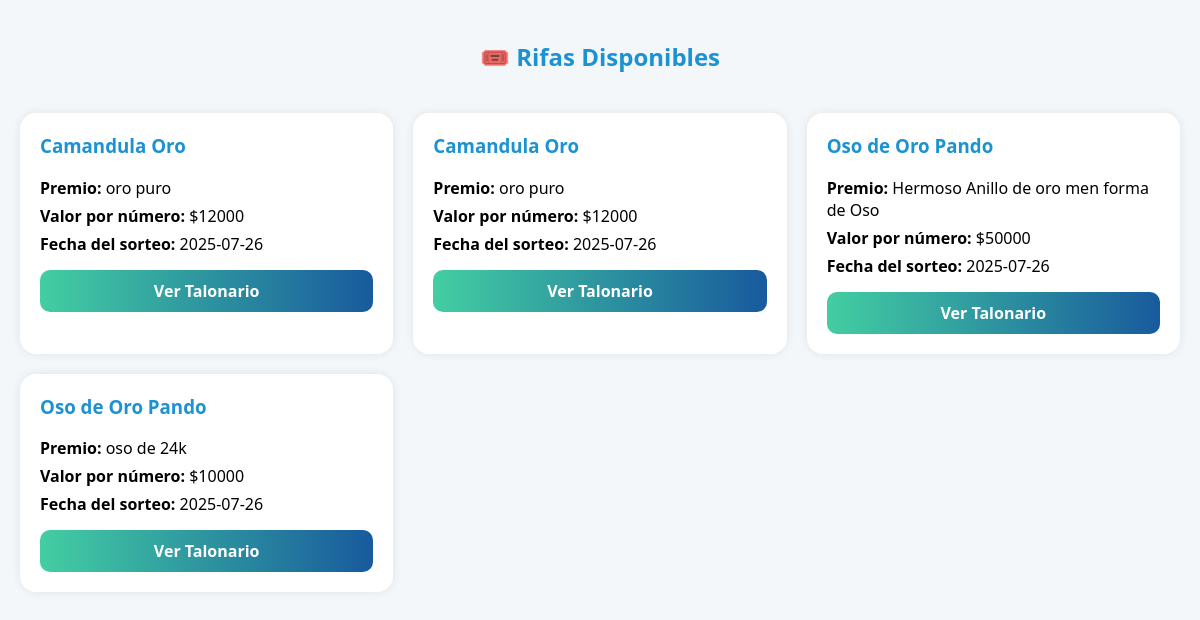
The page /cliente/rifas on the database as committed earlier.
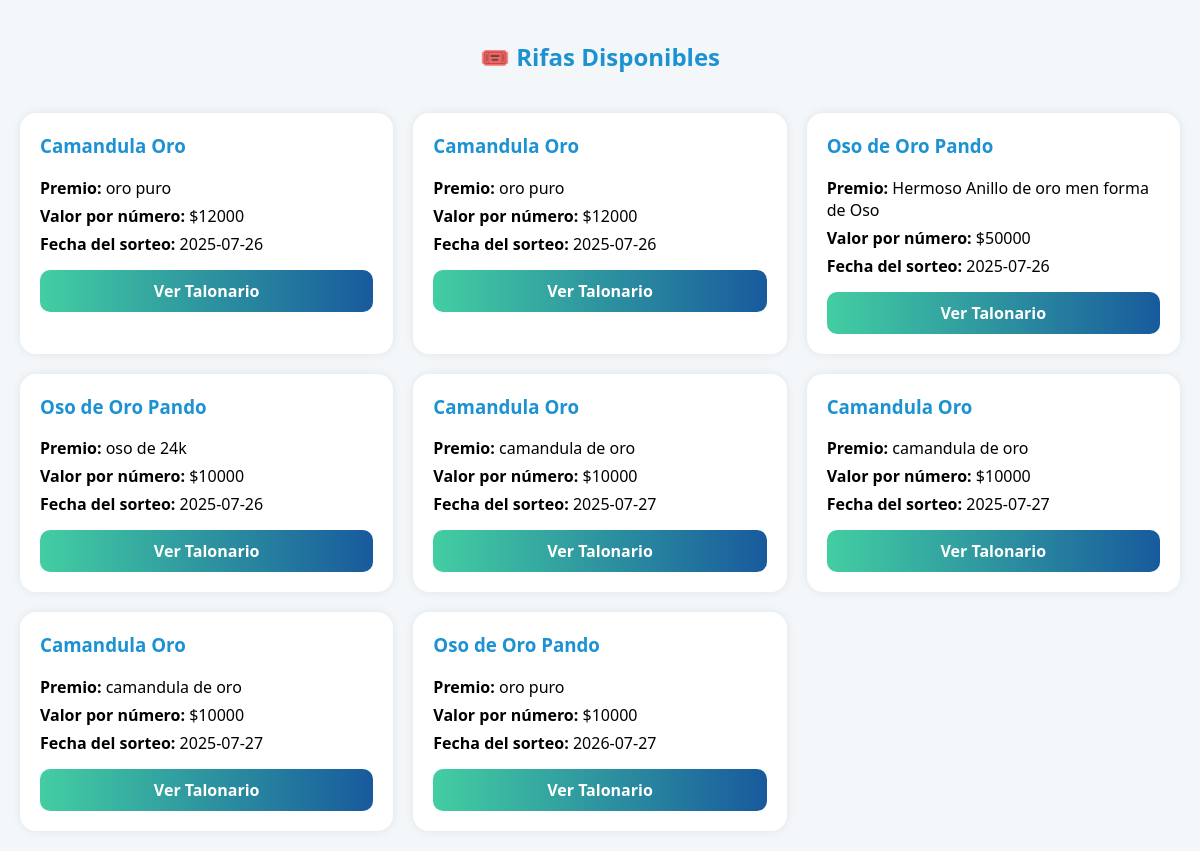
The same page on the database as committed later.
### tables this page shows
CREATE TABLE rifas (
    id INTEGER PRIMARY KEY AUTOINCREMENT,
    negocio_id INTEGER,
    nombre_rifa TEXT,
    descripcion TEXT,
    avaluo_premio INTEGER,
    cifras INTEGER,
    cantidad_numeros INTEGER,
    precio_numero INTEGER,
    fecha_sorteo TEXT,
    numero_ganador TEXT,
    estado TEXT DEFAULT 'activa',
    fecha_creacion TEXT,
    loteria TEXT,
    slug TEXT UNIQUE,
    FOREIGN KEY (negocio_id) REFERENCES negocio(id)
);

### routes/cliente_routes.py (the view)
@cliente_routes.route('/cliente/rifas')
def rifas_disponibles():
    conexion = obtener_conexion()
    cursor = conexion.cursor()
    cursor.execute("SELECT id, nombre_rifa, descripcion, precio_numero, fecha_sorteo FROM rifas")
    rifas = [dict(zip([col[0] for col in cursor.description], fila)) for fila in cursor.fetchall()]
    conexion.close()
    return render_template('ver_rifas_disponibles.html', rifas=rifas)

### database/conexion.py (called while the page is built)
def obtener_conexion():
    conexion = sqlite3.connect(DATABASE_NAME)
    conexion.row_factory = sqlite3.Row  # Esto sí lo acepta SQLite
    return conexion

### templates/ver_rifas_disponibles.html (shortened to what this page needs)
<!DOCTYPE html>
<html lang="es">
<head>
</head>
<body>
  <div class="contenedor">
    <h2>🎟️ Rifas Disponibles</h2>
    <div class="tarjetas">
      {% for rifa in rifas %}
        <div class="rifa-card">
          <h3>{{ rifa['nombre_rifa'] }}</h3>
          <p><strong>Premio:</strong> {{ rifa['descripcion'] }}</p>
          <p><strong>Valor por número:</strong> ${{ rifa['precio_numero'] }}</p>
          <p><strong>Fecha del sorteo:</strong> {{ rifa['fecha_sorteo'] }}</p>
          <a href="{{ url_for('ver_rifa_comprador', rifa_id=rifa['id']) }}" class="boton">Ver Talonario</a>
        </div>
      {% endfor %}
    </div>
  </div>
</body>
</html>

### templates/ver_rifas_disponibles.html (style rules this page uses)
body { background-color: #f4f7fa; font-family: 'Segoe UI', sans-serif; margin: 0; padding: 20px; }
.contenedor { max-width: 1200px; margin: auto; }
h2 { text-align: center; color: #1c92d2; margin-bottom: 40px; }
.tarjetas { display: grid; grid-template-columns: repeat(auto-fit, minmax(280px, 1fr)); gap: 20px; }
.rifa-card { background-color: white; border-radius: 16px; box-shadow: 0 0 10px rgba(0,0,0,0.08); padding: 20px; transition: transform 0.2s ease; }
.rifa-card h3 { color: #1c92d2; margin-top: 0; }
.rifa-card p { margin: 6px 0; }
.boton { display: block; margin-top: 15px; padding: 10px; text-align: center; background: linear-gradient(to right, #43cea2, #185a9d); color: white; border: none; border-radius: 10px; text-decoration: none; font-weight: bold; transition: background 0.3s ease; }

Rows that differ between the two databases and show on the page:
added rifas: nombre_rifa "Camandula Oro", descripcion "camandula de oro", precio_numero "10000", fecha_sorteo "2025-07-27"
added rifas: nombre_rifa "Camandula Oro", descripcion "camandula de oro", precio_numero "10000", fecha_sorteo "2025-07-27"
added rifas: nombre_rifa "Camandula Oro", descripcion "camandula de oro", precio_numero "10000", fecha_sorteo "2025-07-27"
added rifas: nombre_rifa "Oso de Oro Pando", descripcion "oro puro", precio_numero "10000", fecha_sorteo "2026-07-27"
